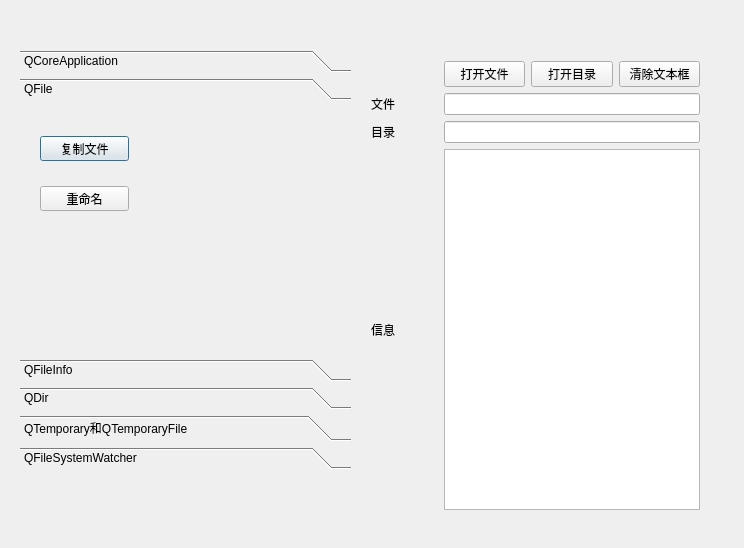
<?xml version="1.0" encoding="UTF-8"?>
<ui version="4.0">
 <class>Dialog</class>
 <widget class="QDialog" name="Dialog">
  <property name="geometry">
   <rect>
    <x>0</x>
    <y>0</y>
    <width>744</width>
    <height>548</height>
   </rect>
  </property>
  <property name="windowTitle">
   <string>Dialog</string>
  </property>
  <widget class="QToolBox" name="toolBox">
   <property name="geometry">
    <rect>
     <x>20</x>
     <y>50</y>
     <width>331</width>
     <height>419</height>
    </rect>
   </property>
   <property name="currentIndex">
    <number>1</number>
   </property>
   <widget class="QWidget" name="page">
    <property name="geometry">
     <rect>
      <x>0</x>
      <y>0</y>
      <width>331</width>
      <height>227</height>
     </rect>
    </property>
    <attribute name="label">
     <string>QCoreApplication</string>
    </attribute>
   </widget>
   <widget class="QWidget" name="page_3">
    <property name="geometry">
     <rect>
      <x>0</x>
      <y>0</y>
      <width>331</width>
      <height>227</height>
     </rect>
    </property>
    <attribute name="label">
     <string>QFile</string>
    </attribute>
    <widget class="QPushButton" name="pushButton_4">
     <property name="geometry">
      <rect>
       <x>20</x>
       <y>30</y>
       <width>89</width>
       <height>25</height>
      </rect>
     </property>
     <property name="text">
      <string>复制文件</string>
     </property>
    </widget>
    <widget class="QPushButton" name="pushButton_7">
     <property name="geometry">
      <rect>
       <x>20</x>
       <y>80</y>
       <width>89</width>
       <height>25</height>
      </rect>
     </property>
     <property name="text">
      <string>重命名</string>
     </property>
    </widget>
   </widget>
   <widget class="QWidget" name="page_4">
    <property name="geometry">
     <rect>
      <x>0</x>
      <y>0</y>
      <width>331</width>
      <height>227</height>
     </rect>
    </property>
    <attribute name="label">
     <string>QFileInfo</string>
    </attribute>
    <layout class="QGridLayout" name="gridLayout">
     <item row="0" column="0">
      <widget class="QLabel" name="label">
       <property name="text">
        <string>文件信息</string>
       </property>
      </widget>
     </item>
     <item row="6" column="0">
      <widget class="QPushButton" name="pushButton_6">
       <property name="text">
        <string>isDir()</string>
       </property>
      </widget>
     </item>
     <item row="2" column="0">
      <widget class="QPushButton" name="pushButton_2">
       <property name="text">
        <string>fileName()</string>
       </property>
      </widget>
     </item>
     <item row="3" column="1">
      <widget class="QPushButton" name="pushButton_17">
       <property name="text">
        <string>path()</string>
       </property>
      </widget>
     </item>
     <item row="1" column="0">
      <widget class="QPushButton" name="pushButton">
       <property name="text">
        <string>absoluteFilePath()</string>
       </property>
      </widget>
     </item>
     <item row="5" column="1">
      <widget class="QPushButton" name="pushButton_16">
       <property name="text">
        <string>completeSuffix()</string>
       </property>
      </widget>
     </item>
     <item row="3" column="0">
      <widget class="QPushButton" name="pushButton_3">
       <property name="text">
        <string>size()</string>
       </property>
      </widget>
     </item>
     <item row="2" column="1">
      <widget class="QPushButton" name="pushButton_18">
       <property name="text">
        <string>filePath</string>
       </property>
      </widget>
     </item>
     <item row="4" column="1">
      <widget class="QPushButton" name="pushButton_13">
       <property name="text">
        <string>completeBaseName()</string>
       </property>
      </widget>
     </item>
     <item row="1" column="1">
      <widget class="QPushButton" name="pushButton_15">
       <property name="text">
        <string>absolutePath()</string>
       </property>
      </widget>
     </item>
     <item row="6" column="1">
      <widget class="QPushButton" name="pushButton_14">
       <property name="text">
        <string>isFile()</string>
       </property>
      </widget>
     </item>
     <item row="4" column="0">
      <widget class="QPushButton" name="btnBaseName">
       <property name="text">
        <string>baseName()</string>
       </property>
      </widget>
     </item>
     <item row="5" column="0">
      <widget class="QPushButton" name="pushButton_5">
       <property name="text">
        <string>suffix()</string>
       </property>
      </widget>
     </item>
    </layout>
   </widget>
   <widget class="QWidget" name="page_5">
    <property name="geometry">
     <rect>
      <x>0</x>
      <y>0</y>
      <width>331</width>
      <height>227</height>
     </rect>
    </property>
    <attribute name="label">
     <string>QDir</string>
    </attribute>
   </widget>
   <widget class="QWidget" name="page_2">
    <property name="geometry">
     <rect>
      <x>0</x>
      <y>0</y>
      <width>331</width>
      <height>227</height>
     </rect>
    </property>
    <attribute name="label">
     <string>QTemporary和QTemporaryFile</string>
    </attribute>
   </widget>
   <widget class="QWidget" name="page_6">
    <property name="geometry">
     <rect>
      <x>0</x>
      <y>0</y>
      <width>331</width>
      <height>227</height>
     </rect>
    </property>
    <attribute name="label">
     <string>QFileSystemWatcher</string>
    </attribute>
   </widget>
  </widget>
  <widget class="QWidget" name="layoutWidget">
   <property name="geometry">
    <rect>
     <x>360</x>
     <y>50</y>
     <width>351</width>
     <height>471</height>
    </rect>
   </property>
   <layout class="QGridLayout" name="gridLayout_2">
    <item row="0" column="1">
     <widget class="QPushButton" name="pushButton_19">
      <property name="text">
       <string>打开文件</string>
      </property>
     </widget>
    </item>
    <item row="0" column="2">
     <widget class="QPushButton" name="pushButton_20">
      <property name="text">
       <string>打开目录</string>
      </property>
     </widget>
    </item>
    <item row="0" column="3">
     <widget class="QPushButton" name="pushButton_21">
      <property name="text">
       <string>清除文本框</string>
      </property>
     </widget>
    </item>
    <item row="1" column="0">
     <widget class="QLabel" name="label_3">
      <property name="text">
       <string>文件</string>
      </property>
     </widget>
    </item>
    <item row="1" column="1" colspan="3">
     <widget class="QLineEdit" name="editFile"/>
    </item>
    <item row="2" column="0">
     <widget class="QLabel" name="label_4">
      <property name="text">
       <string>目录</string>
      </property>
     </widget>
    </item>
    <item row="2" column="1" colspan="3">
     <widget class="QLineEdit" name="lineEdit_2"/>
    </item>
    <item row="3" column="0">
     <widget class="QLabel" name="label_5">
      <property name="text">
       <string>信息</string>
      </property>
     </widget>
    </item>
    <item row="3" column="1" colspan="3">
     <widget class="QPlainTextEdit" name="plainTextEdit"/>
    </item>
   </layout>
  </widget>
 </widget>
 <layoutdefault spacing="6" margin="11"/>
 <resources/>
 <connections/>
</ui>
